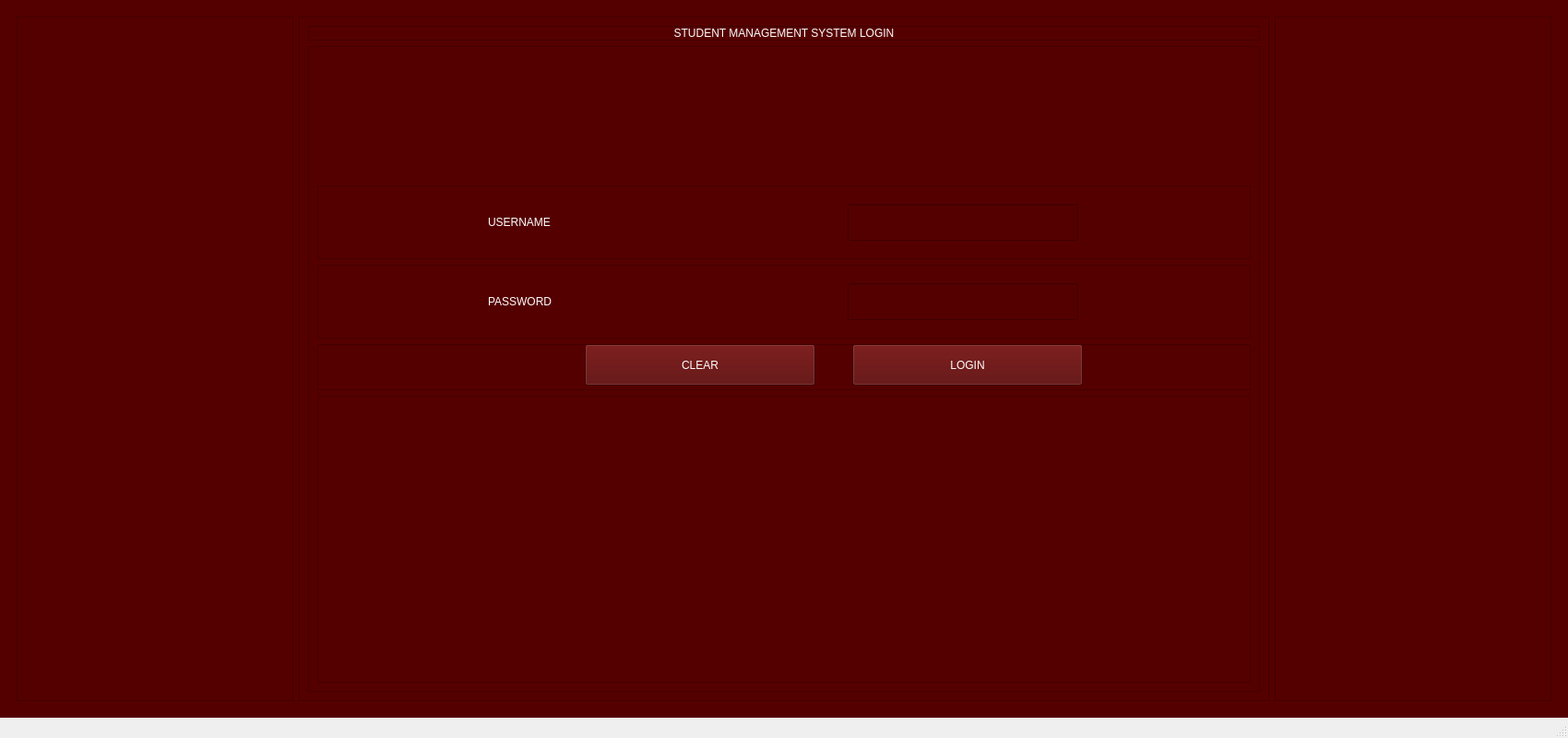
<?xml version="1.0" encoding="UTF-8"?>
<ui version="4.0">
 <class>MainWindow</class>
 <widget class="QMainWindow" name="MainWindow">
  <property name="geometry">
   <rect>
    <x>0</x>
    <y>0</y>
    <width>1700</width>
    <height>800</height>
   </rect>
  </property>
  <property name="windowTitle">
   <string>MainWindow</string>
  </property>
  <widget class="QWidget" name="centralwidget">
   <property name="styleSheet">
    <string notr="true">background-color: rgb(85, 0, 0);
color: rgb(255, 255, 255);</string>
   </property>
   <layout class="QHBoxLayout" name="horizontalLayout">
    <item>
     <widget class="QWidget" name="widget" native="true">
      <layout class="QHBoxLayout" name="horizontalLayout_2">
       <item>
        <widget class="QFrame" name="frame_2">
         <property name="minimumSize">
          <size>
           <width>300</width>
           <height>400</height>
          </size>
         </property>
         <property name="maximumSize">
          <size>
           <width>300</width>
           <height>16777215</height>
          </size>
         </property>
         <property name="styleSheet">
          <string notr="true"/>
         </property>
         <property name="frameShape">
          <enum>QFrame::StyledPanel</enum>
         </property>
         <property name="frameShadow">
          <enum>QFrame::Raised</enum>
         </property>
        </widget>
       </item>
       <item>
        <widget class="QFrame" name="frame">
         <property name="frameShape">
          <enum>QFrame::StyledPanel</enum>
         </property>
         <property name="frameShadow">
          <enum>QFrame::Raised</enum>
         </property>
         <layout class="QVBoxLayout" name="verticalLayout">
          <item>
           <widget class="QFrame" name="frame_4">
            <property name="maximumSize">
             <size>
              <width>16777215</width>
              <height>80</height>
             </size>
            </property>
            <property name="frameShape">
             <enum>QFrame::StyledPanel</enum>
            </property>
            <property name="frameShadow">
             <enum>QFrame::Raised</enum>
            </property>
            <layout class="QHBoxLayout" name="horizontalLayout_3">
             <property name="spacing">
              <number>0</number>
             </property>
             <property name="leftMargin">
              <number>0</number>
             </property>
             <property name="topMargin">
              <number>0</number>
             </property>
             <property name="rightMargin">
              <number>0</number>
             </property>
             <property name="bottomMargin">
              <number>0</number>
             </property>
             <item>
              <widget class="QLabel" name="label">
               <property name="styleSheet">
                <string notr="true">font: 75 30pt &quot;MS Shell Dlg 2&quot;;</string>
               </property>
               <property name="text">
                <string>STUDENT MANAGEMENT SYSTEM LOGIN</string>
               </property>
               <property name="alignment">
                <set>Qt::AlignCenter</set>
               </property>
              </widget>
             </item>
            </layout>
           </widget>
          </item>
          <item>
           <widget class="QFrame" name="frame_5">
            <property name="frameShape">
             <enum>QFrame::StyledPanel</enum>
            </property>
            <property name="frameShadow">
             <enum>QFrame::Raised</enum>
            </property>
            <layout class="QVBoxLayout" name="verticalLayout_2">
             <property name="topMargin">
              <number>150</number>
             </property>
             <item>
              <widget class="QFrame" name="frame_8">
               <property name="minimumSize">
                <size>
                 <width>800</width>
                 <height>80</height>
                </size>
               </property>
               <property name="frameShape">
                <enum>QFrame::StyledPanel</enum>
               </property>
               <property name="frameShadow">
                <enum>QFrame::Raised</enum>
               </property>
               <layout class="QHBoxLayout" name="horizontalLayout_6">
                <property name="leftMargin">
                 <number>100</number>
                </property>
                <property name="rightMargin">
                 <number>100</number>
                </property>
                <item>
                 <widget class="QLabel" name="label_2">
                  <property name="minimumSize">
                   <size>
                    <width>300</width>
                    <height>30</height>
                   </size>
                  </property>
                  <property name="maximumSize">
                   <size>
                    <width>300</width>
                    <height>16777215</height>
                   </size>
                  </property>
                  <property name="styleSheet">
                   <string notr="true">font: 75 24pt &quot;MS Shell Dlg 2&quot;;</string>
                  </property>
                  <property name="text">
                   <string>USERNAME</string>
                  </property>
                 </widget>
                </item>
                <item>
                 <widget class="QLineEdit" name="username">
                  <property name="minimumSize">
                   <size>
                    <width>250</width>
                    <height>40</height>
                   </size>
                  </property>
                  <property name="maximumSize">
                   <size>
                    <width>200</width>
                    <height>16777215</height>
                   </size>
                  </property>
                  <property name="styleSheet">
                   <string notr="true">font: 75 14pt &quot;MS Shell Dlg 2&quot;;</string>
                  </property>
                  <property name="text">
                   <string/>
                  </property>
                 </widget>
                </item>
               </layout>
              </widget>
             </item>
             <item>
              <widget class="QFrame" name="frame_10">
               <property name="minimumSize">
                <size>
                 <width>800</width>
                 <height>80</height>
                </size>
               </property>
               <property name="frameShape">
                <enum>QFrame::StyledPanel</enum>
               </property>
               <property name="frameShadow">
                <enum>QFrame::Raised</enum>
               </property>
               <layout class="QHBoxLayout" name="horizontalLayout_7">
                <property name="leftMargin">
                 <number>100</number>
                </property>
                <property name="rightMargin">
                 <number>100</number>
                </property>
                <item>
                 <widget class="QLabel" name="label_3">
                  <property name="minimumSize">
                   <size>
                    <width>300</width>
                    <height>30</height>
                   </size>
                  </property>
                  <property name="maximumSize">
                   <size>
                    <width>300</width>
                    <height>16777215</height>
                   </size>
                  </property>
                  <property name="styleSheet">
                   <string notr="true">font: 75 24pt &quot;MS Shell Dlg 2&quot;;</string>
                  </property>
                  <property name="text">
                   <string>PASSWORD</string>
                  </property>
                 </widget>
                </item>
                <item>
                 <widget class="QLineEdit" name="password">
                  <property name="minimumSize">
                   <size>
                    <width>250</width>
                    <height>40</height>
                   </size>
                  </property>
                  <property name="maximumSize">
                   <size>
                    <width>200</width>
                    <height>16777215</height>
                   </size>
                  </property>
                  <property name="styleSheet">
                   <string notr="true">font: 75 14pt &quot;MS Shell Dlg 2&quot;;</string>
                  </property>
                  <property name="echoMode">
                   <enum>QLineEdit::Password</enum>
                  </property>
                 </widget>
                </item>
               </layout>
              </widget>
             </item>
             <item>
              <widget class="QFrame" name="frame_6">
               <property name="minimumSize">
                <size>
                 <width>0</width>
                 <height>50</height>
                </size>
               </property>
               <property name="frameShape">
                <enum>QFrame::StyledPanel</enum>
               </property>
               <property name="frameShadow">
                <enum>QFrame::Raised</enum>
               </property>
               <widget class="QPushButton" name="clear_btn">
                <property name="geometry">
                 <rect>
                  <x>290</x>
                  <y>0</y>
                  <width>250</width>
                  <height>45</height>
                 </rect>
                </property>
                <property name="minimumSize">
                 <size>
                  <width>250</width>
                  <height>45</height>
                 </size>
                </property>
                <property name="styleSheet">
                 <string notr="true">font: 75 14pt &quot;MS Shell Dlg 2&quot;;</string>
                </property>
                <property name="text">
                 <string>CLEAR</string>
                </property>
               </widget>
               <widget class="QPushButton" name="login_btn">
                <property name="geometry">
                 <rect>
                  <x>580</x>
                  <y>0</y>
                  <width>250</width>
                  <height>45</height>
                 </rect>
                </property>
                <property name="minimumSize">
                 <size>
                  <width>250</width>
                  <height>45</height>
                 </size>
                </property>
                <property name="styleSheet">
                 <string notr="true">font: 75 14pt &quot;MS Shell Dlg 2&quot;;</string>
                </property>
                <property name="text">
                 <string>LOGIN</string>
                </property>
               </widget>
              </widget>
             </item>
             <item>
              <widget class="QFrame" name="frame_9">
               <property name="frameShape">
                <enum>QFrame::StyledPanel</enum>
               </property>
               <property name="frameShadow">
                <enum>QFrame::Raised</enum>
               </property>
               <layout class="QHBoxLayout" name="horizontalLayout_4">
                <item>
                 <spacer name="verticalSpacer">
                  <property name="orientation">
                   <enum>Qt::Vertical</enum>
                  </property>
                  <property name="sizeHint" stdset="0">
                   <size>
                    <width>20</width>
                    <height>286</height>
                   </size>
                  </property>
                 </spacer>
                </item>
               </layout>
              </widget>
             </item>
            </layout>
           </widget>
          </item>
         </layout>
        </widget>
       </item>
       <item>
        <widget class="QFrame" name="frame_3">
         <property name="minimumSize">
          <size>
           <width>300</width>
           <height>400</height>
          </size>
         </property>
         <property name="maximumSize">
          <size>
           <width>300</width>
           <height>16777215</height>
          </size>
         </property>
         <property name="styleSheet">
          <string notr="true"/>
         </property>
         <property name="frameShape">
          <enum>QFrame::StyledPanel</enum>
         </property>
         <property name="frameShadow">
          <enum>QFrame::Raised</enum>
         </property>
        </widget>
       </item>
      </layout>
     </widget>
    </item>
   </layout>
  </widget>
  <widget class="QMenuBar" name="menubar">
   <property name="geometry">
    <rect>
     <x>0</x>
     <y>0</y>
     <width>1700</width>
     <height>18</height>
    </rect>
   </property>
  </widget>
  <widget class="QStatusBar" name="statusbar"/>
 </widget>
 <resources/>
 <connections/>
</ui>
